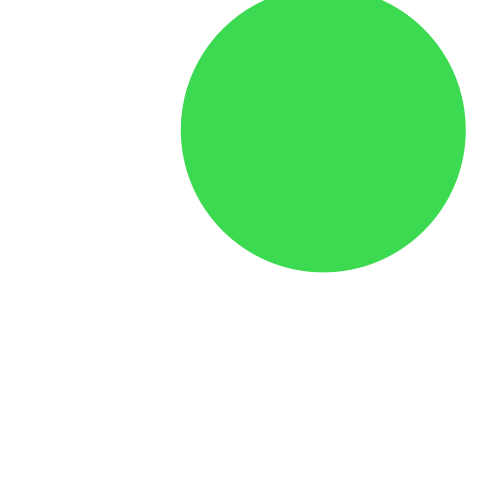
Frame 1 (no input)
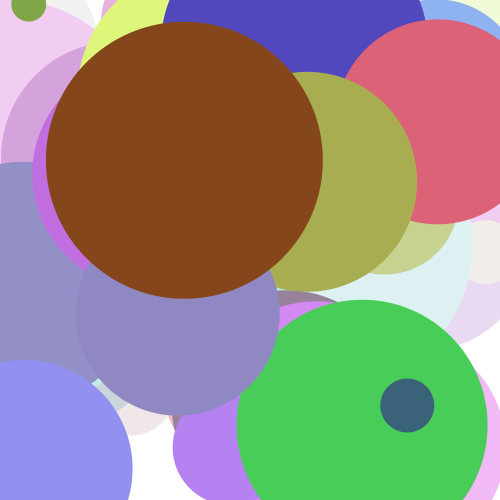
Frame 60 (the mouse pressed at the canvas centre just before this capture)
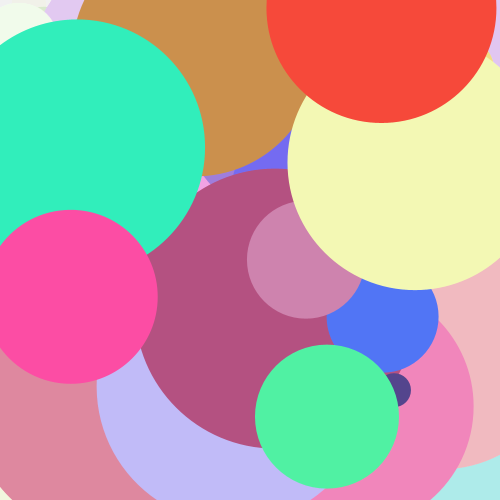
Frame 120 (the mouse held since frame 60 and released just before this capture)

The Processing sketch that drew these frames (run headless with seeded random() and noise(); from frame 60 on, the mouse is pressed at the canvas centre):

// Processing sketch: drawCircles
// ── drawCircles.pde
void setup() {
  size(500, 500);
  background(255);
  colorMode(RGB, 256);
  noStroke();
  frameRate(10);
}

void draw() {
  fadeToWhite();
  PVector p = new PVector(random(width), random(height));
  int r = int(random(300));

  fill(randomRGBColor());
  ellipse(p.x, p.y, r, r);
}

color randomRGBColor() {
  color myColor = color(random(256), random(256), random(256));
  return myColor;
}

void fadeToWhite() {
  fill(255, 10);
  rect(0, 0, width, height);
}
